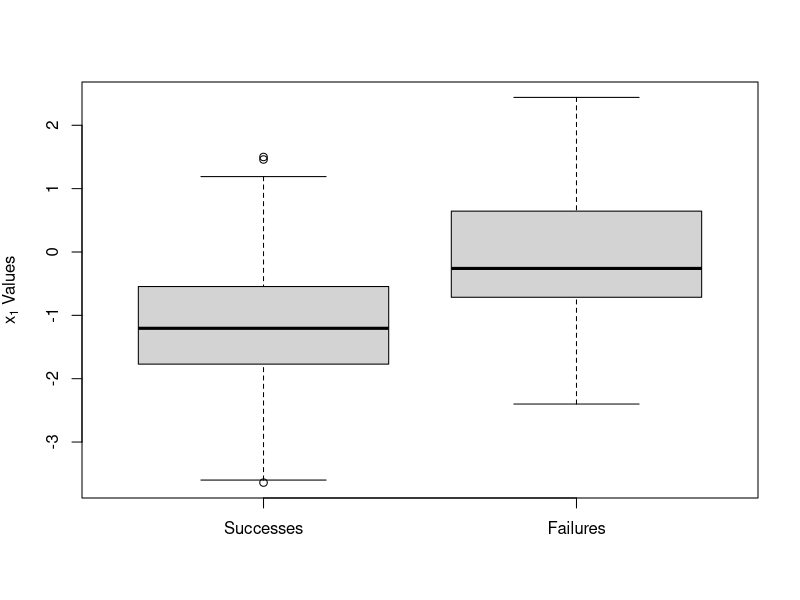
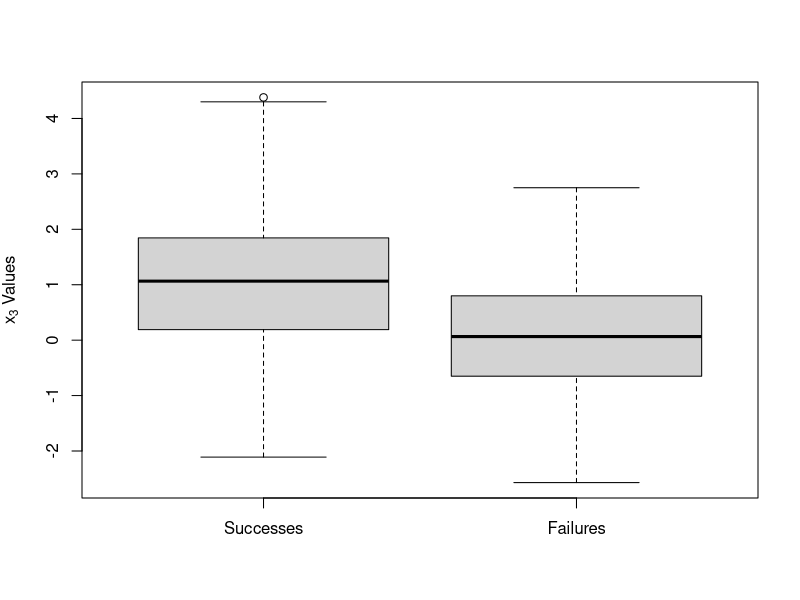
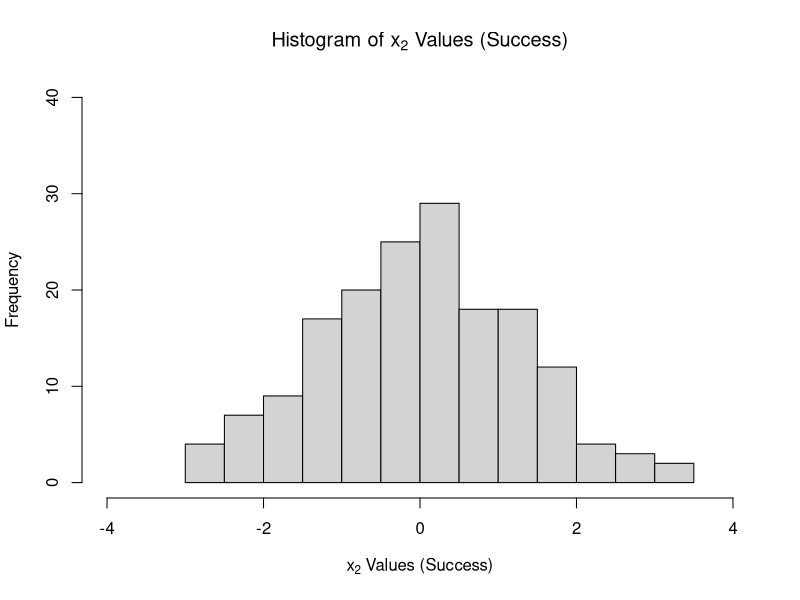
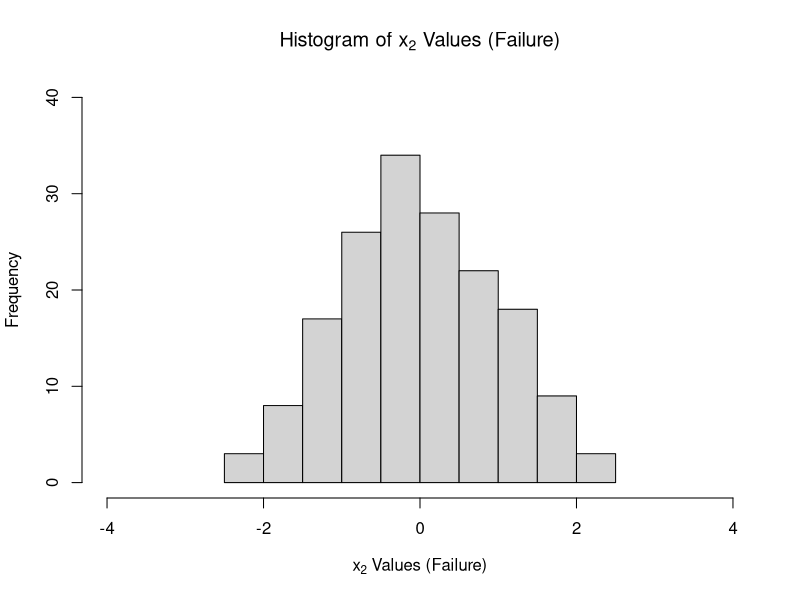

R code for these plots, in order:
## ---- chunk 1
dataset <- read.table("project2.data", header = T, sep = ";")
nrow(dataset)
## ---- chunk 2
library(caTools)
dataset <- na.omit(dataset)
## ---- chunk 3
# Note we set a seed for repeatability.
set.seed(1984)

# We have a 70/30 split for training and validation data, respectively.
index <- sample.split(dataset$y, SplitRatio = 0.7)
train <- subset(dataset, index == TRUE)
valid <- subset(dataset, index == FALSE)
## ---- chunk 4
success.index <- which(train$y > 0.5)
success <- train[success.index, ]
failure <- train[-success.index, ]
## ---- chunk 5
success.x1 <- success$x1
failure.x1 <- failure$x1

boxplot(success.x1, failure.x1,
        ylab = expression('x'[1] * " Values"),
        names = c("Successes", "Failures"))


success.x3 <- success$x3
failure.x3 <- failure$x3

boxplot(success.x3, failure.x3,
        ylab = expression('x'[3] * " Values"),
        names = c("Successes", "Failures"))
## ---- chunk 6
hist(success$x2, breaks = 16, 
     xlim = c(-4, 4), 
     ylim = c(0, 40), 
     main = expression("Histogram of " * 'x'[2] * " Values (Success)"),
     xlab = expression('x'[2] * " Values (Success)"))

hist(failure$x2, breaks = 16, 
     xlim = c(-4, 4), 
     ylim = c(0, 40), 
     main = expression("Histogram of " * 'x'[2] * " Values (Failure)"),
     xlab = expression('x'[2] * " Values (Failure)"))
## ---- chunk 7
n <- nrow(train)
folds <- sample(rep(1:8, length = n))
## ---- chunk 8
Linear.MSE <- NULL

# We iterate 8 times to implement 8-fold cross-validation.
for(k in 1:8) {
  # Make the train and validation set.
  sub.train <- train[folds!=k,]
  sub.valid <- train[folds==k,]
  
  # Train the mode.
  logistic.mod <- glm(y ~ ., data = sub.train, family = binomial)
  
  # Calculate y hats.
  logistic.pred <- predict(logistic.mod, newdata = sub.valid, type = "response")
  
  # Calculate the MSE for this pass.
  Linear.MSE[k] <- mean((logistic.pred - sub.valid$y)^2)
}
Linear.CV <- mean(Linear.MSE)
Linear.CV
## ---- chunk 9
quad.train <- train
quad.train$x1.2 <- quad.train$x1^2
quad.train$x2.2 <- quad.train$x2^2
quad.train$x3.2 <- quad.train$x3^2
quad.train$x4.2 <- quad.train$x4^2
quad.train$x5.2 <- quad.train$x5^2
## ---- chunk 10
# We proceed very similarly to the linear logistic regression.
Linear.Quad.MSE <- NULL
for(k in 1:8) {
  sub.train <- quad.train[folds!=k,]
  sub.valid <- quad.train[folds==k,]
  
  logistic.mod <- glm(y ~ ., data = sub.train, family = binomial)
  logistic.pred <- predict(logistic.mod, newdata = sub.valid, type = "response")
  Linear.Quad.MSE[k] <- mean((logistic.pred - sub.valid$y)^2)
}
Linear.Quad.CV <- mean(Linear.Quad.MSE)
Linear.Quad.CV
## ---- chunk 11
quad.valid <- valid
quad.valid$x1.2 <- quad.valid$x1^2
quad.valid$x2.2 <- quad.valid$x2^2
quad.valid$x3.2 <- quad.valid$x3^2
quad.valid$x4.2 <- quad.valid$x4^2
quad.valid$x5.2 <- quad.valid$x5^2
## ---- chunk 12
best.mod <- glm(y ~ ., data = quad.train, family = binomial)
best.pred <- predict(best.mod, newdata = quad.valid, type = "response")

# Categorize the predictions.
best.pred <- ifelse(best.pred > 0.5, 1, 0)
## ---- chunk 13
Conf.Matrix <- table(Predicted = best.pred, True = valid$y)

Mis.Class.Rate <- 1 - (sum(diag(Conf.Matrix))/sum(Conf.Matrix))
False.Neg <- Conf.Matrix[2]/(Conf.Matrix[1] + Conf.Matrix[2])
False.Pos <- Conf.Matrix[4]/(Conf.Matrix[3] + Conf.Matrix[4])
## ---- chunk 14
Conf.Matrix
sprintf("Overall Mis-classification Rate: %s", round(Mis.Class.Rate, 3))
sprintf("False Negative Rate:             %s", round(False.Neg, 3))
sprintf("False Positive Rate:             %s", round(False.Pos, 3))
